Frame 1 (no input): blank canvas, image omitted
Frame 60 (the mouse pressed at the canvas centre just before this capture): blank canvas, image omitted
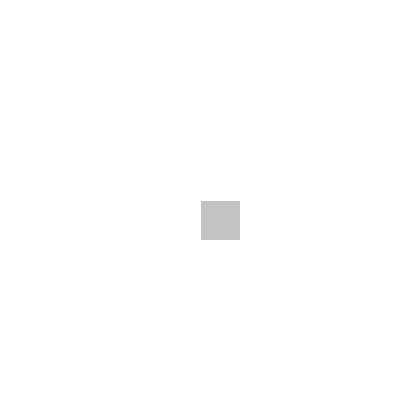
Frame 120 (the mouse held since frame 60 and released just before this capture)

The Processing sketch whose frames 1 and 60 were blank and that drew this single picture after the mouse press (run headless with seeded random() and noise(); from frame 60 on, the mouse is pressed at the canvas centre):

// Processing sketch: Touch_Grid
// ── Touch_Grid.pde
// The Grid itself is a multi-dimensional array of "Cells"
Cell[][] grid;

// Number of Columns and Rows //
int cols = 10;
int rows = 10;

void setup() {
  size(400,400);
  grid = new Cell[rows][cols];
  // Set each cell object to the color white //
  for (int r=0; r<rows; r++) {
    for (int c=0; c<cols; c++) {
      grid[r][c] = new Cell(c*(width/cols),r*(height/rows),(width/cols),(height/rows),255);//random(255));
    } 
  }
}

void draw() {
  // Find which cell the mouse is on... //
  float x = mouseX;
  float y = mouseY;
  
  
  if (mouseX < (width-10) && mouseX > 10 && mouseY > 10 && mouseY < (height-10)) {
    // Get column and row //
    int colIndex = int((mouseX - (mouseX % (width/cols))) / (width/cols));
    int rowIndex = int((mouseY - (mouseY % (height/rows))) / (height/rows));
    
    // Update the color and redraw the Cell //
    Cell temp = grid[rowIndex][colIndex];
    temp.touched();
    temp.display();
  }
}

// Cell Class //
class Cell {
  // Instance Variables //
  float x,y;
  float w,h;
  int colour;
  
  // Constructor //
  Cell(float X, float Y, float W, float H, int C) {
    x = X;
    y = Y;
    w = W;
    h = H;
    colour = C;
    display();
  }
  
  void touched() {
    if (colour > 0) {
      colour -= 1;
    }
  }
  
  void display() {
    stroke(255);
    fill(colour);
    rect(x,y,w,h);
  }
}
